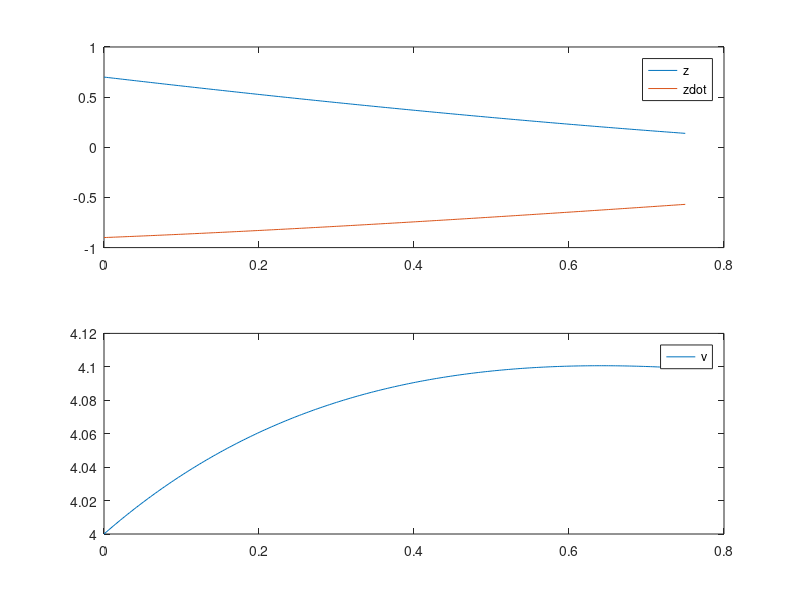

The MATLAB source for this figure:
function startercode175540
[T,X,U,XFORDISPLAY] = RunSimulation;
PlotResults(T,X,U);
z = mat2str(XFORDISPLAY(1),8)
zdot = mat2str(XFORDISPLAY(2),8)
end

function [actuators,data] = initControlSystem(sensors,references,parameters,data)
%%%%%%%%%%%%%%%%%%
% MODIFY
data.A = [0, 1; -3/4, -1/8];
data.B = [0; 1/8];
data.C = [0, 1];
data.xhat = [0;0];
data.u = 0;

qC = eye(2);
rC = 6.7;

qO = 6.6;
rO = eye(2);

data.K = lqr(data.A, data.B, qC, rC);
data.L = lqr(data.A', data.C', inv(rO), inv(qO))';
%
%%%%%%%%%%%%%%%%%%
[actuators,data] = runControlSystem(sensors,references,parameters,data);
end

function [actuators,data] = runControlSystem(sensors,references,parameters,data)
%%%%%%%%%%%%%%%%%%
% MODIFY
zE = 1;
vE = 3*zE + zE^3;
u = -data.K * data.xhat;
y = sensors.zdot;
data.xhat = data.xhat + (data.A*data.xhat + data.B*u - data.L*(data.C*data.xhat - y)) * parameters.tStep;
actuators.v = u + vE;
%
%%%%%%%%%%%%%%%%%%
end

function [T,X,U,XFORDISPLAY] = RunSimulation
[t,x,tStep,nSteps,nStepsForDisplay] = InitSimulation;
T = t;
X = x;
U = [];
controller.init = @initControlSystem;
controller.run = @runControlSystem;
controller.sensors = GetSensors(t,x);
controller.references = struct;
controller.parameters = struct('tStep',tStep);
controller.data = struct;
[controller.actuators,controller.data] = ...
    controller.init(controller.sensors, ...
                    controller.references, ...
                    controller.parameters, ...
                    controller.data);
for iStep = 1:nSteps
    u = GetInput(controller.actuators);
    [t,x] = ode45(@(t,x) GetXDot(t,x,u),[t t+tStep],x);
    t = t(end);
    x = x(end,:)';
    controller.sensors = GetSensors(t,x);
    [controller.actuators,controller.data] = ...
    controller.run(controller.sensors, ...
                    controller.references, ...
                    controller.parameters, ...
                    controller.data);
    T = [T t];
    X = [X x];
    U = [U u];
    if iStep==nStepsForDisplay
        XFORDISPLAY = x;
    end
end
end

function [t,x,tStep,nSteps,nStepsForDisplay] = InitSimulation
t = 0;
x = [0.70; -0.90];
tStep = 0.003;
nStepsForDisplay = 25;
nSteps = 250;
end

function u = GetInput(actuators)
u = actuators.v;
end

function sensors = GetSensors(t,x)
sensors.t = t;
sensors.zdot = x(2);
end

function xdot = GetXDot(t,x,u)
xdot = [x(2); (1/8)*(-(1*x(2)+3*x(1)+1*x(1)^3)+u(1))];
end

function PlotResults(T,X,U)
clf;
subplot(2,1,1);
plot(T,X);
legend('z','zdot');
subplot(2,1,2);
plot(T(1:end-1),U);
legend('v');
end
